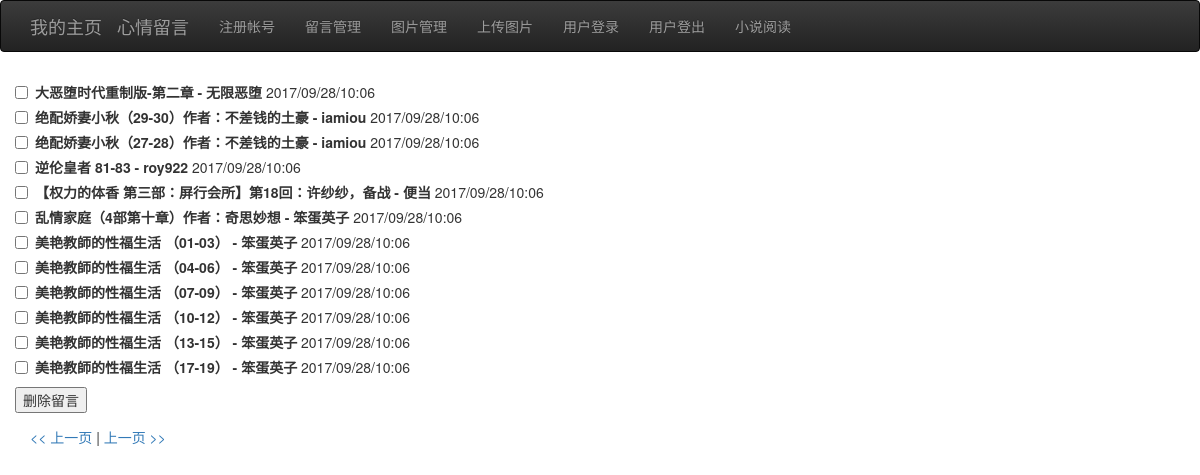
/nv/3 (signed in), run on the app's committed database.
### flask_app.py (models this page shows)
class Novel(db.Model):
    id = db.Column(db.Integer, primary_key=True)
    url = db.Column(db.String(4096),unique=True)
    title=db.Column(db.String(4096))
    timestamp = db.Column(db.DateTime)

### flask_app.py (the view, shortened to what this page needs)
@app.route('/nv',methods=["GET", "POST"])
@app.route('/nv/<int:page>',methods=["GET", "POST"])
@login_required
def admin_nv(page=1):
    if request.method == "GET":
        return render_template("admin_nv.html", title='posts admin',comments=Novel.query.order_by(Novel.timestamp.desc()).paginate(page, POSTS_PER_PAGE, False))

### flask_app.py (called while the page is built)
@app.before_request
def before_request():
    pass

@login_manager.user_loader
def load_user(user_id):
    return User.query.get(int(user_id))

### momentjs.py (called while the page is built)
    def dist8(self):
        timenow = (self.timestamp + timedelta(hours=8))
        return timenow.strftime("%Y/%m/%d/%H:%M")

### templates/admin_nv.html
{% extends "base.html" %}
{% block content %}
        <div class="container">
            <div class="row">
                <form action="/nv" method="POST">
                 {% for comment in comments.items %}
                      <div class="checkbox">
                        <label>
                            <input type="checkbox" name="todel" value={{comment.id}}><b>{{comment.title}}</b>
							{{momentjs(comment.timestamp).dist8()}}
                        </label>
                    </div>
                 {% endfor %}
                     <input type="submit" value="删除留言">
                </form>
            </div>
        {% if comments.has_prev %}<a href="{{ url_for('admin_nv', page =comments.prev_num) }}"><< 上一页</a>{% else %}<< 下一页{% endif %} |
        {% if comments.has_next %}<a href="{{ url_for('admin_nv', page = comments.next_num) }}">上一页 >></a>{% else %}下一页 >>{% endif %}
       </div>
{% endblock %}

### data on the page
Novel: title "大恶堕时代重制版-第二章 - 无限恶堕", timestamp "2017/09/28/10:06"
Novel: title "绝配娇妻小秋（29-30）作者：不差钱的土豪 - iamiou", timestamp "2017/09/28/10:06"
Novel: title "绝配娇妻小秋（27-28）作者：不差钱的土豪 - iamiou", timestamp "2017/09/28/10:06"
Novel: title "逆伦皇者 81-83 - roy922", timestamp "2017/09/28/10:06"
Novel: title "【权力的体香 第三部：屏行会所】第18回：许纱纱，备战 - 便当", timestamp "2017/09/28/10:06"
Novel: title "乱情家庭（4部第十章）作者：奇思妙想 - 笨蛋英子", timestamp "2017/09/28/10:06"
Novel: title "美艳教師的性福生活 （01-03） - 笨蛋英子", timestamp "2017/09/28/10:06"
Novel: title "美艳教師的性福生活 （04-06） - 笨蛋英子", timestamp "2017/09/28/10:06"
Novel: title "美艳教師的性福生活 （07-09） - 笨蛋英子", timestamp "2017/09/28/10:06"
Novel: title "美艳教師的性福生活 （10-12） - 笨蛋英子", timestamp "2017/09/28/10:06"
Novel: title "美艳教師的性福生活 （13-15） - 笨蛋英子", timestamp "2017/09/28/10:06"
Novel: title "美艳教師的性福生活 （17-19） - 笨蛋英子", timestamp "2017/09/28/10:06"
